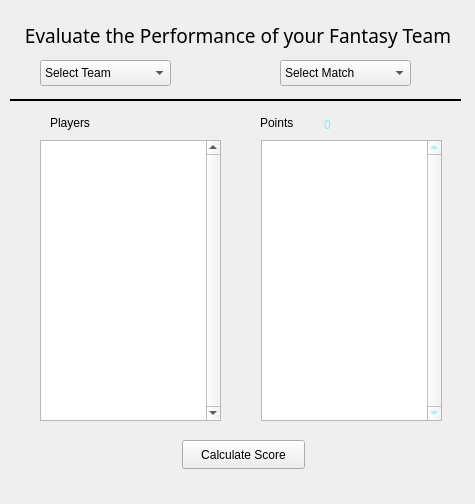
<?xml version="1.0" encoding="UTF-8"?>
<ui version="4.0">
 <class>Form</class>
 <widget class="QWidget" name="Form">
  <property name="geometry">
   <rect>
    <x>0</x>
    <y>0</y>
    <width>475</width>
    <height>504</height>
   </rect>
  </property>
  <property name="windowTitle">
   <string>Form</string>
  </property>
  <widget class="QLabel" name="label_3">
   <property name="geometry">
    <rect>
     <x>260</x>
     <y>110</y>
     <width>58</width>
     <height>25</height>
    </rect>
   </property>
   <property name="styleSheet">
    <string notr="true">font: 14pt &quot;MV Boli&quot;;</string>
   </property>
   <property name="text">
    <string>Points</string>
   </property>
  </widget>
  <widget class="QLabel" name="label_4">
   <property name="geometry">
    <rect>
     <x>324</x>
     <y>112</y>
     <width>70</width>
     <height>25</height>
    </rect>
   </property>
   <property name="styleSheet">
    <string notr="true">font: 14pt &quot;MV Boli&quot;;
color: rgb(110, 243, 255);</string>
   </property>
   <property name="text">
    <string>0</string>
   </property>
  </widget>
  <widget class="QLabel" name="label_2">
   <property name="geometry">
    <rect>
     <x>50</x>
     <y>110</y>
     <width>71</width>
     <height>25</height>
    </rect>
   </property>
   <property name="styleSheet">
    <string notr="true">font: 14pt &quot;MV Boli&quot;;</string>
   </property>
   <property name="text">
    <string>Players</string>
   </property>
  </widget>
  <widget class="QComboBox" name="comboBox_2">
   <property name="geometry">
    <rect>
     <x>280</x>
     <y>60</y>
     <width>131</width>
     <height>26</height>
    </rect>
   </property>
   <property name="styleSheet">
    <string notr="true">font: 11pt &quot;MV Boli&quot;;</string>
   </property>
   <item>
    <property name="text">
     <string>Select Match</string>
    </property>
   </item>
  </widget>
  <widget class="QComboBox" name="comboBox">
   <property name="geometry">
    <rect>
     <x>40</x>
     <y>60</y>
     <width>131</width>
     <height>26</height>
    </rect>
   </property>
   <property name="styleSheet">
    <string notr="true">font: 11pt &quot;MV Boli&quot;;</string>
   </property>
   <item>
    <property name="text">
     <string>Select Team</string>
    </property>
   </item>
   <item>
    <property name="text">
     <string>sazid</string>
    </property>
   </item>
   <item>
    <property name="text">
     <string>ali</string>
    </property>
   </item>
  </widget>
  <widget class="QListWidget" name="listWidget_2">
   <property name="geometry">
    <rect>
     <x>40</x>
     <y>140</y>
     <width>181</width>
     <height>281</height>
    </rect>
   </property>
   <property name="styleSheet">
    <string notr="true">font: 14pt &quot;MV Boli&quot;;</string>
   </property>
   <property name="verticalScrollBarPolicy">
    <enum>Qt::ScrollBarAlwaysOn</enum>
   </property>
  </widget>
  <widget class="Line" name="line">
   <property name="geometry">
    <rect>
     <x>10</x>
     <y>90</y>
     <width>451</width>
     <height>20</height>
    </rect>
   </property>
   <property name="font">
    <font>
     <weight>75</weight>
     <bold>true</bold>
    </font>
   </property>
   <property name="frameShadow">
    <enum>QFrame::Plain</enum>
   </property>
   <property name="lineWidth">
    <number>2</number>
   </property>
   <property name="orientation">
    <enum>Qt::Horizontal</enum>
   </property>
  </widget>
  <widget class="QLabel" name="label">
   <property name="geometry">
    <rect>
     <x>20</x>
     <y>10</y>
     <width>436</width>
     <height>51</height>
    </rect>
   </property>
   <property name="font">
    <font>
     <family>MV Boli</family>
     <pointsize>14</pointsize>
     <weight>50</weight>
     <italic>false</italic>
     <bold>false</bold>
    </font>
   </property>
   <property name="styleSheet">
    <string notr="true">font: 14pt &quot;MV Boli&quot;;</string>
   </property>
   <property name="text">
    <string>Evaluate the Performance of your Fantasy Team</string>
   </property>
   <property name="alignment">
    <set>Qt::AlignCenter</set>
   </property>
  </widget>
  <widget class="QListWidget" name="listWidget_3">
   <property name="geometry">
    <rect>
     <x>261</x>
     <y>140</y>
     <width>181</width>
     <height>281</height>
    </rect>
   </property>
   <property name="styleSheet">
    <string notr="true">font: 14pt &quot;MV Boli&quot;;
color: rgb(110, 243, 255);</string>
   </property>
   <property name="verticalScrollBarPolicy">
    <enum>Qt::ScrollBarAlwaysOn</enum>
   </property>
  </widget>
  <widget class="QPushButton" name="pushButton">
   <property name="geometry">
    <rect>
     <x>182</x>
     <y>440</y>
     <width>123</width>
     <height>29</height>
    </rect>
   </property>
   <property name="sizePolicy">
    <sizepolicy hsizetype="Fixed" vsizetype="Fixed">
     <horstretch>0</horstretch>
     <verstretch>0</verstretch>
    </sizepolicy>
   </property>
   <property name="styleSheet">
    <string notr="true">font: 12pt &quot;MV Boli&quot;;</string>
   </property>
   <property name="text">
    <string>Calculate Score</string>
   </property>
  </widget>
 </widget>
 <resources/>
 <connections/>
</ui>
